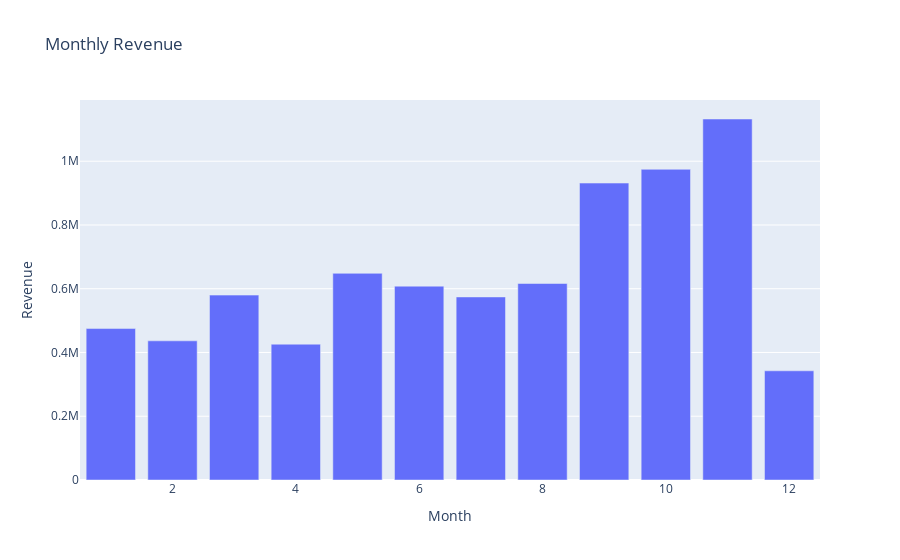

The notebook cell saved with this chart:
### Code cell
plt.figure(figsize=(16,10))
Monthly_revenue_plot=px.bar(Monthly_revenue, x='Month', y='Revenue',labels={'x':'Month', 'y':'Revenue'},title='Monthly Revenue')
Monthly_revenue_plot

### Figure 1 — Plotly figure (JSON) as saved in the notebook; plotly's stock layout.template omitted (floating-point values rounded to 4 significant figures)
{"data": [{"alignmentgroup": "True", "hovertemplate": "Month=%{x}<br>Revenue=%{y}<extra></extra>", "legendgroup": "", "marker": {"color": "#636efa"}, "name": "", "offsetgroup": "", "orientation": "v", "showlegend": false, "textposition": "auto", "type": "bar", "x": [1, 2, 3, 4, 5, 6, 7, 8, 9, 10, 11, 12], "xaxis": "x", "y": [475063, 436546, 579964, 426047, 648251, 608013, 574238, 616368, 931440, 974603, 1132407, 342506], "yaxis": "y"}], "layout": {"barmode": "relative", "legend": {"tracegroupgap": 0}, "title": {"text": "Monthly Revenue"}, "xaxis": {"anchor": "y", "domain": [0, 1], "title": {"text": "Month"}}, "yaxis": {"anchor": "x", "domain": [0, 1], "title": {"text": "Revenue"}}}}
